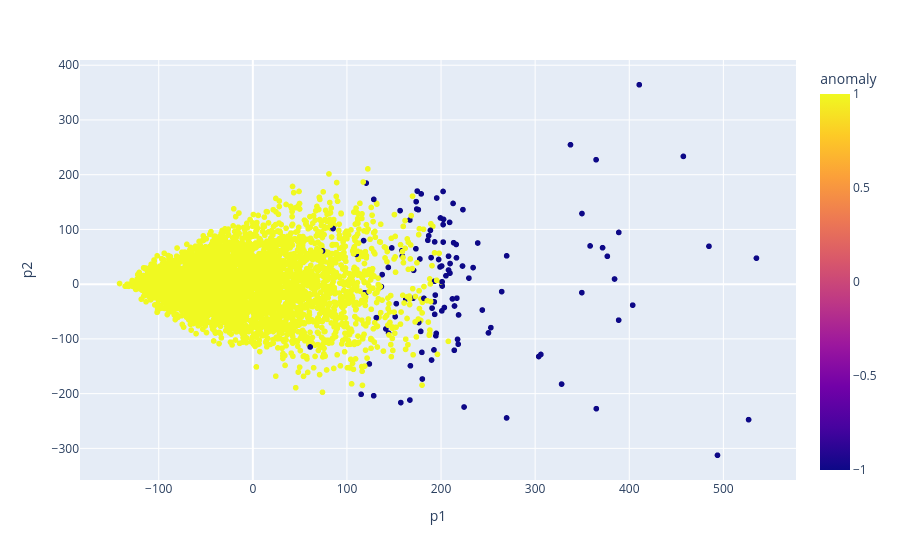

The notebook cell this image was saved under:
### Code cell
data_copy[['p1', 'p2']] = pca
# sb.scatterplot(data_copy, x='p1', y='p2', hue='anomaly', palette='coolwarm')
px.scatter(data_copy, x='p1', y='p2', color='anomaly')

### Figure 1 — Plotly figure (JSON) as saved in the notebook; plotly's stock layout.template omitted (floating-point values rounded to 4 significant figures; data arrays with more than 128 entries replaced by an {"elided": "..."} marker saying what was removed)
{"data": [{"hovertemplate": "p1=%{x}<br>p2=%{y}<br>anomaly=%{marker.color}<extra></extra>", "legendgroup": "", "marker": {"color": {"elided": "4027 int values"}, "coloraxis": "coloraxis", "symbol": "circle"}, "mode": "markers", "name": "", "showlegend": false, "type": "scattergl", "x": {"elided": "4027 float values"}, "xaxis": "x", "y": {"elided": "4027 float values"}, "yaxis": "y"}], "layout": {"coloraxis": {"colorbar": {"title": {"text": "anomaly"}}, "colorscale": [[0, "#0d0887"], [0.1111, "#46039f"], [0.2222, "#7201a8"], [0.3333, "#9c179e"], [0.4444, "#bd3786"], [0.5556, "#d8576b"], [0.6667, "#ed7953"], [0.7778, "#fb9f3a"], [0.8889, "#fdca26"], [1, "#f0f921"]]}, "legend": {"tracegroupgap": 0}, "margin": {"t": 60}, "xaxis": {"anchor": "y", "domain": [0, 1], "title": {"text": "p1"}}, "yaxis": {"anchor": "x", "domain": [0, 1], "title": {"text": "p2"}}}}
